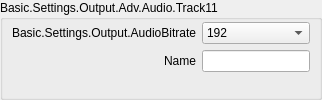
                            <widget class="QGroupBox" name="groupBox_24">
                             <property name="sizePolicy">
                              <sizepolicy hsizetype="Preferred" vsizetype="Preferred">
                               <horstretch>0</horstretch>
                               <verstretch>0</verstretch>
                              </sizepolicy>
                             </property>
                             <property name="title">
                              <string>Basic.Settings.Output.Adv.Audio.Track11</string>
                             </property>
                             <layout class="QFormLayout" name="formLayout_74">
                              <property name="fieldGrowthPolicy">
                               <enum>QFormLayout::AllNonFixedFieldsGrow</enum>
                              </property>
                              <property name="labelAlignment">
                               <set>Qt::AlignRight|Qt::AlignTrailing|Qt::AlignVCenter</set>
                              </property>
                              <property name="leftMargin">
                               <number>9</number>
                              </property>
                              <property name="topMargin">
                               <number>2</number>
                              </property>
                              <property name="rightMargin">
                               <number>9</number>
                              </property>
                              <property name="bottomMargin">
                               <number>9</number>
                              </property>
                              <item row="0" column="0">
                               <widget class="QLabel" name="advOutTrack11BitrateLabel">
                                <property name="minimumSize">
                                 <size>
                                  <width>170</width>
                                  <height>0</height>
                                 </size>
                                </property>
                                <property name="text">
                                 <string>Basic.Settings.Output.AudioBitrate</string>
                                </property>
                                <property name="alignment">
                                 <set>Qt::AlignRight|Qt::AlignTrailing|Qt::AlignVCenter</set>
                                </property>
                                <property name="buddy">
                                 <cstring>advOutTrack11Bitrate</cstring>
                                </property>
                               </widget>
                              </item>
                              <item row="0" column="1">
                               <widget class="QComboBox" name="advOutTrack11Bitrate">
                                <property name="sizePolicy">
                                 <sizepolicy hsizetype="Preferred" vsizetype="Preferred">
                                  <horstretch>0</horstretch>
                                  <verstretch>0</verstretch>
                                 </sizepolicy>
                                </property>
                                <property name="currentIndex">
                                 <number>8</number>
                                </property>
                                <item>
                                 <property name="text">
                                  <string>32</string>
                                 </property>
                                </item>
                                <item>
                                 <property name="text">
                                  <string>48</string>
                                 </property>
                                </item>
                                <item>
                                 <property name="text">
                                  <string>64</string>
                                 </property>
                                </item>
                                <item>
                                 <property name="text">
                                  <string>80</string>
                                 </property>
                                </item>
                                <item>
                                 <property name="text">
                                  <string>96</string>
                                 </property>
                                </item>
                                <item>
                                 <property name="text">
                                  <string>112</string>
                                 </property>
                                </item>
                                <item>
                                 <property name="text">
                                  <string>128</string>
                                 </property>
                                </item>
                                <item>
                                 <property name="text">
                                  <string>160</string>
                                 </property>
                                </item>
                                <item>
                                 <property name="text">
                                  <string>192</string>
                                 </property>
                                </item>
                                <item>
                                 <property name="text">
                                  <string>256</string>
                                 </property>
                                </item>
                                <item>
                                 <property name="text">
                                  <string>320</string>
                                 </property>
                                </item>
                               </widget>
                              </item>
                              <item row="1" column="0">
                               <widget class="QLabel" name="label_9006">
                                <property name="text">
                                 <string>Name</string>
                                </property>
                                <property name="buddy">
                                 <cstring>advOutTrack11Name</cstring>
                                </property>
                               </widget>
                              </item>
                              <item row="1" column="1">
                               <widget class="QLineEdit" name="advOutTrack11Name">
                                <property name="sizePolicy">
                                 <sizepolicy hsizetype="Expanding" vsizetype="Preferred">
                                  <horstretch>0</horstretch>
                                  <verstretch>0</verstretch>
                                 </sizepolicy>
                                </property>
                               </widget>
                              </item>
                             </layout>
                            </widget>
